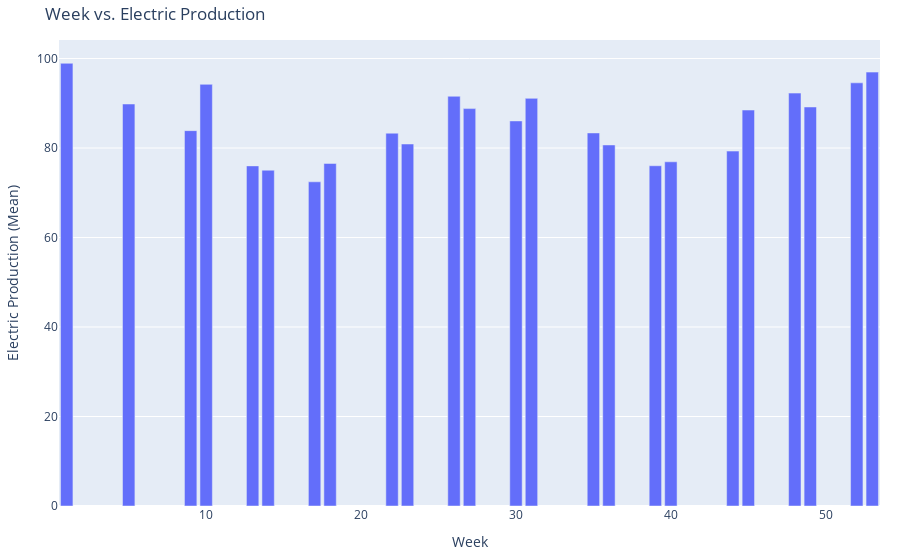

Source (notebook cell):
### Code cell
#week number vs electric production
fig = px.bar(
    df1.groupby("Week")["IPG2211A2N"].mean().reset_index(),  # Prepare data for Plotly
    x="Week",
    y="IPG2211A2N",
    labels={"Week": "Week", "IPG2211A2N": "Electric Production (Mean)"},  # Clearer labels
    title="Week vs. Electric Production",
    height=400,  # Adjust height as needed
)

fig.update_layout(
    xaxis_title="Week",  # Explicitly set axis titles
    yaxis_title="Electric Production (Mean)",
    margin=dict(l=20, r=20, t=40, b=20),  # Adjust margins for better spacing
)

fig.show()
#Production is stable across weeks

### Figure 1 — Plotly figure (JSON) as saved in the notebook; plotly's stock layout.template omitted (floating-point values rounded to 4 significant figures)
{"data": [{"alignmentgroup": "True", "hovertemplate": "Week=%{x}<br>Electric Production (Mean)=%{y}<extra></extra>", "legendgroup": "", "marker": {"color": "#636efa", "pattern": {"shape": ""}}, "name": "", "offsetgroup": "", "orientation": "v", "showlegend": false, "textposition": "auto", "type": "bar", "x": [1, 5, 9, 10, 13, 14, 17, 18, 22, 23, 26, 27, 30, 31, 35, 36, 39, 40, 44, 45, 48, 49, 52, 53], "xaxis": "x", "y": [98.93, 89.84, 83.88, 94.23, 76.01, 75.05, 72.45, 76.56, 83.31, 80.9, 91.56, 88.81, 86.05, 91.1, 83.37, 80.69, 76.04, 76.92, 79.32, 88.49, 92.27, 89.17, 94.57, 96.96], "yaxis": "y"}], "layout": {"autosize": true, "barmode": "relative", "legend": {"tracegroupgap": 0}, "margin": {"b": 20, "l": 20, "r": 20, "t": 40}, "title": {"text": "Week vs. Electric Production"}, "xaxis": {"anchor": "y", "autorange": true, "domain": [0, 1], "range": [0.5, 53.5], "title": {"text": "Week"}, "type": "linear"}, "yaxis": {"anchor": "x", "autorange": true, "domain": [0, 1], "range": [0, 104.1], "title": {"text": "Electric Production (Mean)"}, "type": "linear"}}}
